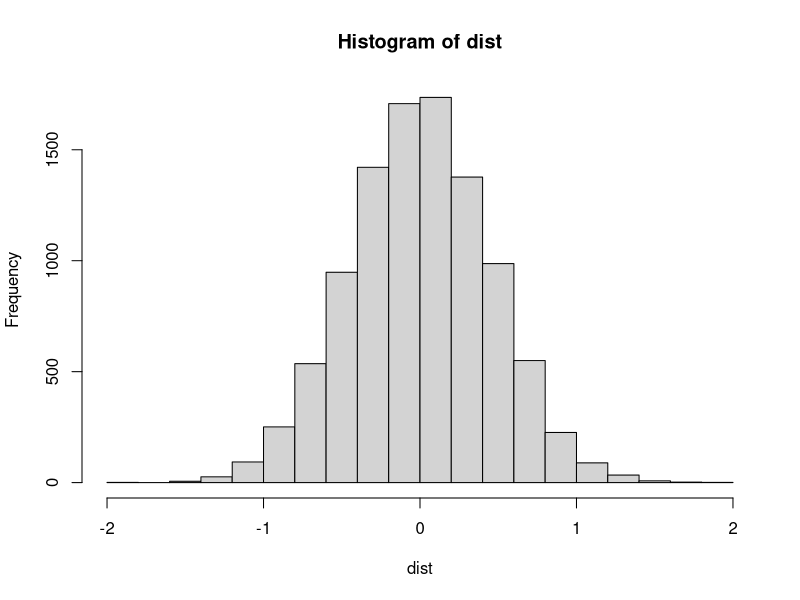
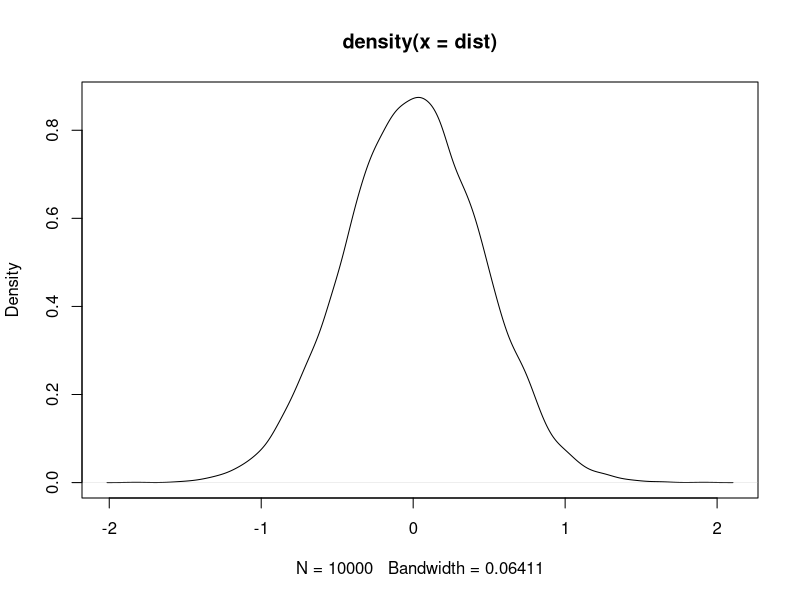
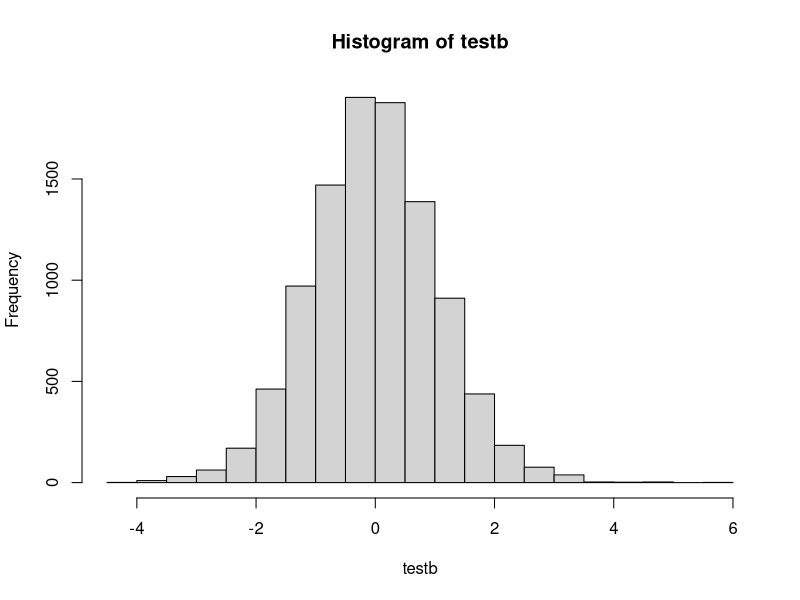
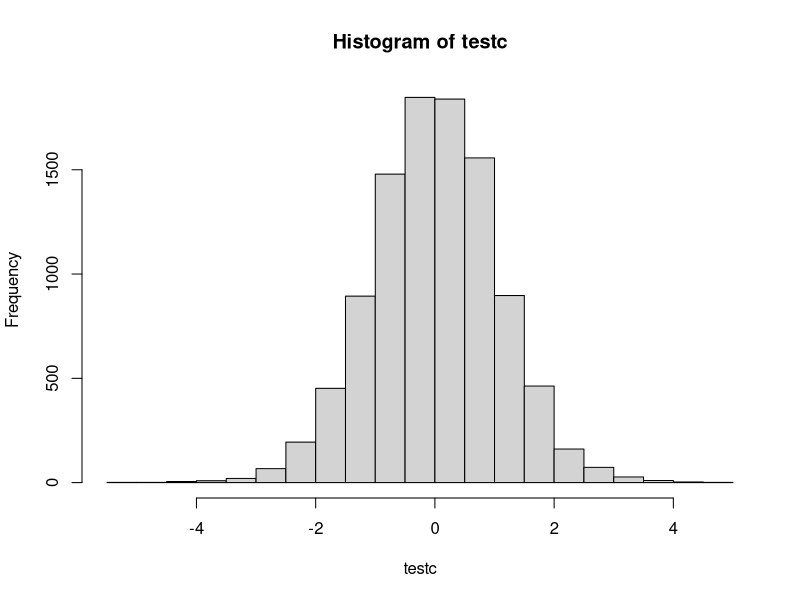
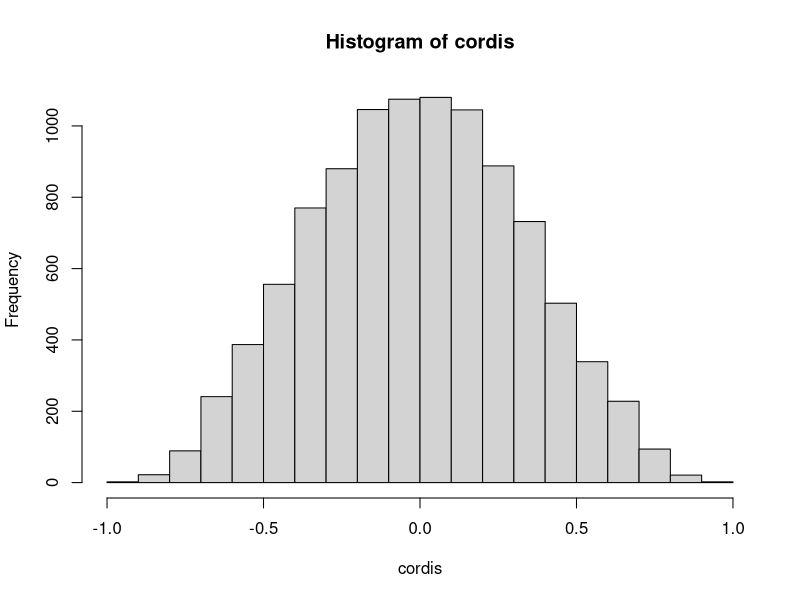

Source code (R) for these figures, in order:
## ---- chunk 1
#Normal Distribution M=0, SD=1

#rnorm(10,0,1)

dist<- c()

for (i in 1:10000)
{
  a<-rnorm(10,0,1)
  b<-rnorm(10,0,1)
  
  dist<-c(dist,mean(b)-mean(a))
}

hist(dist)

plot(density(dist))

## ---- chunk 2
testb <- replicate(10000,t.test(rnorm(10,0,1),rnorm(10,0,1))$statistic)
hist(testb)

## ---- chunk 3
ttest<-function(t,df)
{
  return((1-pt(q=abs(t),df=df))*2)
}
ttest(.5,9)
ttest(1,9)
ttest(1.5,9)
ttest(2,9)
ttest(2.5,9)

## ---- chunk 4
Scores <- rnorm(10, mean = 0, sd = 1)
t.test(Scores,mu=0)
## ---- chunk 5
testc<-replicate(10000,t.test(rnorm(10,0,1),rnorm(10,0,1))$statistic)
hist(testc)
## ---- chunk 6
x<-rnorm(10,0,1)
y<-rnorm(10,0,1)

cor(x,y)
## ---- chunk 7
cordis<- c()
for(i in 1:10000)
{
    e<- rnorm(10,0,1)
    f<- rnorm(10,0,1)
    cordis<- c(cordis, cor(e,f))
}

    hist(cordis)
## ---- chunk 8
E <- c(1,2,3,4)
Y <- c(3,4,5,6)
G <- c(5,6,7,8)
Subjects <- 1:4
Factor1 <- rep(rep(c("E","Y","G"), each = 4), 10)
Factor2 <- rep(rep(c("1","2"), 2), 10)
meanvalue_subject <- c(E,Y,G)

all_data <- data.frame(Subjects = as.factor(Subjects),
                       meanvalue_subject, E,Y,G)
    aov_output <- aov(meanvalue_subject~E*Y*G, all_data)

library(xtable)
knitr::kable(xtable(summary(aov_output)))
